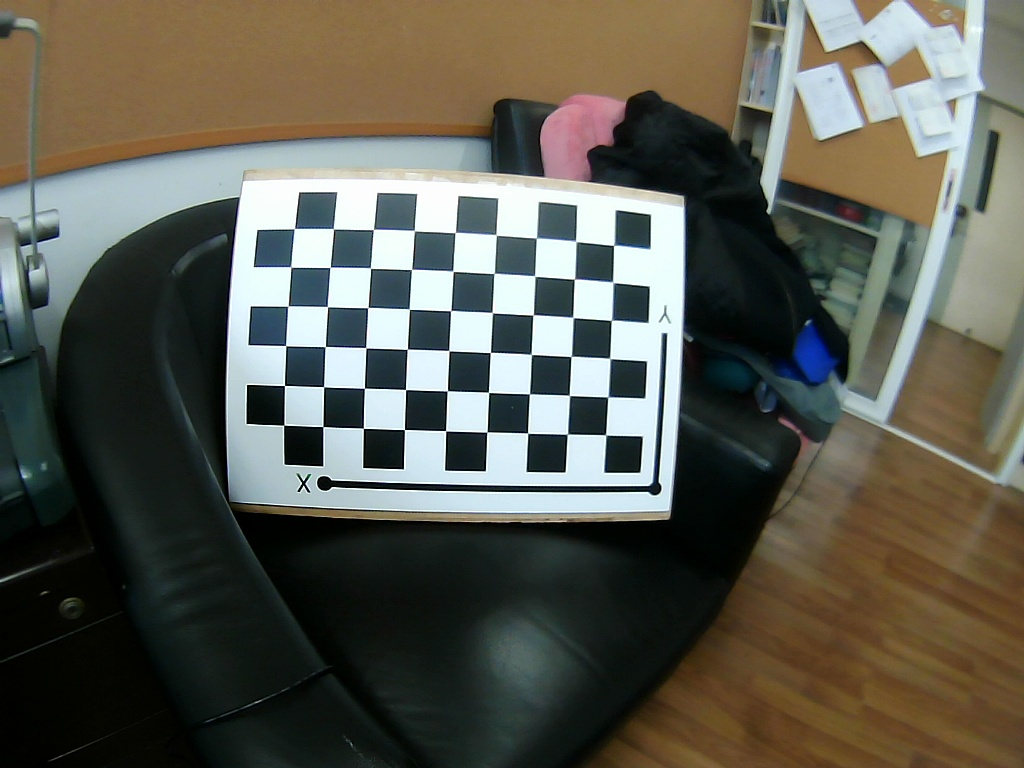
//> input picture chapter-10-imaging model and intrinsics calibration/04-fisheyeCameraCalib/cameracalib/imgs/1.jpg, 1024 x 768 px; its folder holds only this picture in this run
$ ./main   (built with g++ and OpenCV 4)
//> lines starting //> are read from the running program, lines starting //| are printed output that depends on the picture; after the words box and inside, x2 and y2 are one past the last pixel; in counts of white or black regions, pixels touching at a corner belong together

#include <opencv2/opencv.hpp>
#include <opencv2/core/core.hpp>
#include <opencv2/highgui/highgui.hpp>
#include <opencv2/imgproc/imgproc.hpp>
#include <opencv2/core/core.hpp>
#include <opencv2/highgui/highgui.hpp>
#include <opencv2/features2d/features2d.hpp>
#include <opencv2/calib3d/calib3d.hpp>
#include <opencv2/imgproc/imgproc.hpp>
#include <opencv2/core/version.hpp>
#include <fstream>
using namespace std;
using namespace cv;

int main(int argc , char* argv[])
{
    cout << "Begin to calibrate intrinsic!" << endl;

    //Whether show images with corners.
    bool bShowMode = false;

    cv::Size iPatternSize(9 , 6);

    string aFrontDirectoryName = "C:\\lin\\CV-Intro\\code\\chapter-10-imaging model and intrinsics calibration\\cameracalib\\cameracalib\\imgs\\";
    // string aLeftDirectoryName = argv[2];
    // string aBackDirectoryName = argv[3];
    // string aRightDirectoryName = argv[4];
    //Mapping table
    FileStorage fMappingTable("map4undistortLin.xml" , FileStorage::WRITE);
    //All directory names.
    vector<string> gDirectoryNames = {
                                        aFrontDirectoryName
                                        };

    //For all directories.
    for (int k=0;k<gDirectoryNames.size();k++){
        //The intrinsic matrix K
        cv::Mat mIntrinsicMatrix;
        //Distort coefficient.
        cv::Mat mDistortion;
        //In fact these useless.
        std::vector<cv::Vec3d> gRotationVectors;
        std::vector<cv::Vec3d> gTranslationVectors;
        //Load images in this directory.
        string aDirectoryName = gDirectoryNames[k];
        vector<cv::String> gFileNames;
        //Load all files
        cv::glob(aDirectoryName, gFileNames);
        cout << "Load images" << endl;
        for (auto aFileName : gFileNames){
            cout << aFileName << endl;
        }
        cout << gFileNames.size() << " images have been loaded" << endl;
        //Get the number of images.
        int nImageCount = gFileNames.size();
        //Pattern in 1 image.
        vector<Point2f> gCorners;
        //Pattern in all images.
        vector<vector<Point2f>>  gAllCorners;
        //All images in this directory.
        vector<Mat>  gImages;

        int nCornersCount = 0;
        //For all frames.
        for( int i = 0;  i < nImageCount ; i++)
        {
            cout<<"Frame #"<<i+1<<"..."<<endl;
            //Get the filiename of the image.
            string aImageFileName = gFileNames[i];
            //Load the image.
            cv::Mat iImage = imread(aImageFileName);
//> iImage is the input picture: 768 rows x 1024 cols, CV_8UC3; mean B, G, R 81.7, 91.6, 91.8
            cout << "Filename " << aImageFileName << endl;
            //Convert BGR to gray image.
            Mat iImageGray;
            cvtColor(iImage, iImageGray , cv::COLOR_BGR2GRAY);
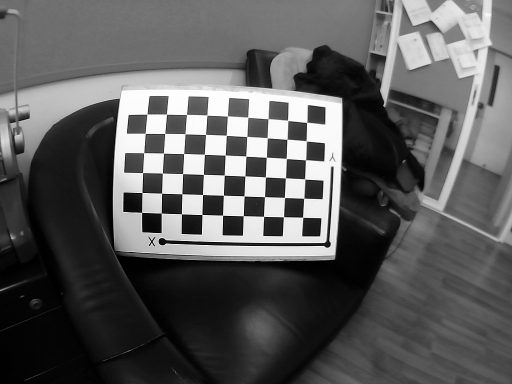
//> iImageGray: 768 rows x 1024 cols, CV_8UC1 (shown at 1/2 size); min 0, max 255, mean 90.6
            bool bPatternFound = findChessboardCorners(iImage, iPatternSize, gCorners,CALIB_CB_ADAPTIVE_THRESH + CALIB_CB_NORMALIZE_IMAGE+
                CALIB_CB_FAST_CHECK );
//> gCorners = 54 Points (x, y), first 12: [605.4, 434.6], [567.3, 434.2], [527.7, 433.1], [486.8, 432.1], [445.5, 430.7], [404.4, 429.6], [363.4, 428.4], [322.9, 426.6], [283.8, 425.1], [607.6, 397.2], [569.4, 395.5], [529.5, 393.9]; bPatternFound = true
            if (!bPatternFound)
            {
                cout<<"Can not find chessboard corners!\n";
                continue;
            }
            else
            {
                //Sub pixel to get accurate position of corners.
                cornerSubPix(iImageGray, gCorners, Size(11, 11), Size(-1, -1), TermCriteria(cv::TermCriteria::EPS+ cv::TermCriteria::MAX_ITER, 30, 0.1));
//> gCorners = 54 Points (x, y), first 12: [605.7, 434.9], [567.4, 434.2], [527.6, 433.1], [486.8, 432], [445.6, 430.7], [404.4, 429.5], [363.4, 428.2], [322.9, 426.5], [283.7, 425.2], [607.9, 396.8], [569.4, 395.4], [529.4, 393.8]
                //Copy the image.
                Mat iImageTemp = iImage.clone();
                for (int j = 0; j < gCorners.size(); j++)
                {
                    //Draw the corners
                    circle( iImageTemp, gCorners[j], 10, Scalar(0,0,255), 2, 8, 0);
                }
//> this loop made 54 passes
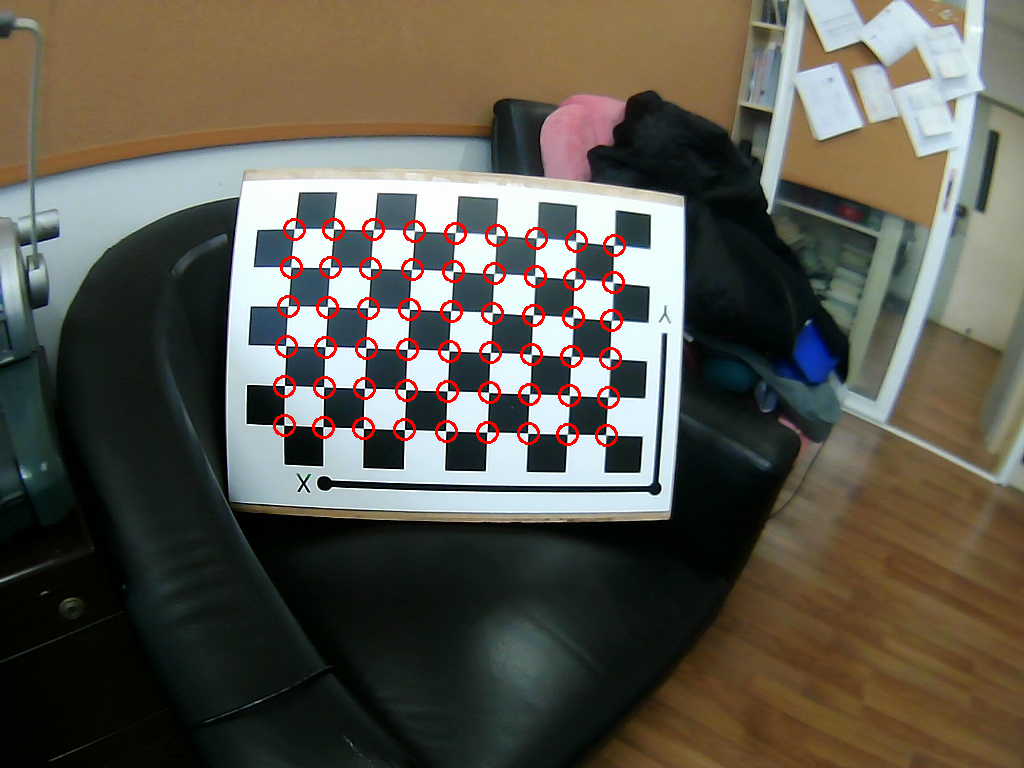
//> iImageTemp: 768 rows x 1024 cols, CV_8UC3; 1.33% of pixels changed, all inside (x1, y1, x2, y2) = (273, 218, 626, 447)
                if (bShowMode){
                    cv::imshow("corners", iImageTemp);
                    cv::waitKey(1000);
                }
                //Save the image.
                // imwrite(aImageFileName,iImageTemp);
                cout<<"Frame corner#"<<i+1<<"...end"<<endl;
                //Count the corners.
                nCornersCount = nCornersCount + gCorners.size();
//> nCornersCount = 54
                gAllCorners.push_back(gCorners);
//> gAllCorners = 1 point lists
            }
            gImages.push_back(iImage);
        }
//> after the loop, nCornersCount = 54
        bool bDeleteFlag = true;
        //Check if new images need to be deleted.
        while (bDeleteFlag){
            //Get the number of images.
            nImageCount = gImages.size();

            cout << "Now Image size " << nImageCount << endl;
            //Generate 3d points.
            Size iSquareSize = Size(64.9,64.9);
            vector<vector<Point3f>>  gObjectPoints;


            gObjectPoints.clear();
            //Number of points. Use to calculate the mean reprojection error.
            vector<int>  gPointsCount;
            //Generate 3d points.
            for (int t = 0; t<nImageCount; t++)
            {
                vector<Point3f> gTempPointSet;
                for (int i = 0; i<iPatternSize.height; i++)
                {
                    for (int j = 0; j<iPatternSize.width; j++)
                    {
                        /* ¼ÙÉè¶¨±ê°å·ÅÔÚÊÀ½ç×ø±êÏµÖÐz=0µÄÆ½ÃæÉÏ */
                        Point3f iTempPoint;
                        iTempPoint.x = i*iSquareSize.width;
                        iTempPoint.y = j*iSquareSize.height;
                        iTempPoint.z = 0;
                        gTempPointSet.push_back(iTempPoint);
                    }
                }
                gObjectPoints.push_back(gTempPointSet);
            }
            for (int i = 0; i< nImageCount; i++)
            {
                gPointsCount.push_back(iPatternSize.width*iPatternSize.height);
            }

            Size iImageSize = gImages[0].size();

            int flags = 0;
            flags |= cv::fisheye::CALIB_RECOMPUTE_EXTRINSIC;
            flags |= cv::fisheye::CALIB_CHECK_COND;
            flags |= cv::fisheye::CALIB_FIX_SKEW;
            cout<<"Begin to calibrate\n";
            fisheye::calibrate(gObjectPoints, gAllCorners, iImageSize, mIntrinsicMatrix, mDistortion, gRotationVectors, gTranslationVectors, flags, cv::TermCriteria(TermCriteria::COUNT + TermCriteria::EPS, 500, 1e-10));
            cout<<"Calibrate successfully!\n";

            //Calculate reprojection error.

            cout<<"Calculate reprojection error­"<<endl;
            double nTotalError = 0.0;                   /* ËùÓÐÍ¼ÏñµÄÆ½¾ùÎó²îµÄ×ÜºÍ */
            vector<Point2f>  gImagePoints;             /****   ±£´æÖØÐÂ¼ÆËãµÃµ½µÄÍ¶Ó°µã    ****/

            vector<double> gErrorVec;
            gErrorVec.reserve(nImageCount);
            for (int i=0;  i<nImageCount;  i++)
            {
                vector<Point3f> gTempPointSet = gObjectPoints[i];
                //Reprojection.
                fisheye::projectPoints(gTempPointSet, gImagePoints, gRotationVectors[i], gTranslationVectors[i], mIntrinsicMatrix, mDistortion);

                vector<Point2f> gTempImagePoint = gAllCorners[i];
                Mat mTempImagePointMat = Mat(1,gTempImagePoint.size(),CV_32FC2);
                Mat mImagePoints2Mat = Mat(1,gImagePoints.size(), CV_32FC2);
                for (size_t i = 0 ; i != gTempImagePoint.size(); i++)
                {
                    mImagePoints2Mat.at<Vec2f>(0,i) = Vec2f(gImagePoints[i].x, gImagePoints[i].y);
                    mTempImagePointMat.at<Vec2f>(0,i) = Vec2f(gTempImagePoint[i].x, gTempImagePoint[i].y);
                }
                double nError = norm(mImagePoints2Mat, mTempImagePointMat, NORM_L2);
                nTotalError += nError/=  gPointsCount[i];
                gErrorVec.push_back(nError);
                cout<<"No."<<i+1<<" reprojection error is "<<nError<<endl;
            }
            cout<<"Mean error is "<<nTotalError/nImageCount<<endl;
            double nMeanError = nTotalError/nImageCount;
            //Standard deviation
            double nStandardDeviation = 0.0;
            for (auto item : gErrorVec){
                nStandardDeviation += ((item - nMeanError) * (item - nMeanError));
            }
            nStandardDeviation /= gErrorVec.size();
            nStandardDeviation = sqrt(nStandardDeviation);

            bDeleteFlag = false;
            int nLastSize = gErrorVec.size();
            for (int i=0;i<nImageCount;i++){
                if (gErrorVec[i] > nMeanError + 2 * nStandardDeviation){
                    cout << "Delete image " << "Error is " << gErrorVec[i] << " , Mean error is " << nMeanError << endl;
                    gErrorVec.erase(gErrorVec.begin() + i);
                    gImages.erase(gImages.begin() + i);
                    gAllCorners.erase(gAllCorners.begin() + i);
                    i--;
                    nImageCount = gErrorVec.size();
                    bDeleteFlag = true;
                }
            }
            //Check how many images were deleted.
            cout << "Delete " << nLastSize-gErrorVec.size() << " images" << endl;
            cout << gImages.size() << " images left" << endl;
        }
//> this loop made 1 pass
//> (nImageCount, iImageSize, mIntrinsicMatrix, mDistortion, gRotationVectors, gTranslationVectors, nTotalError, nMeanError) on pass 1: (1, Size(1024, 768), [[555.2, 0, 517], [0, 535.8, 404.4], [0, 0, 1]], [-0.0104, 0.579, -3.6, 6.71], 1 item: [-2.16, 2.07, -0.0793], 1 item: [143.2, 51.2, 888.3], 0.0159, 0.0159)
//> (printed output is left out)
//> after the loop, nImageCount = 1; bDeleteFlag = false

        //Generate rectify map.

        Size iImageSize = gImages[0].size();
        iImageSize.height = iImageSize.height * 3.0;
//> iImageSize = Size(1024, 2304)
        iImageSize.width = iImageSize.width * 3.0;
//> iImageSize = Size(3072, 2304)
        Mat mapx = Mat(iImageSize,CV_32FC1);
//> mapx: 2304 rows x 3072 cols, CV_32FC1; every value is 0
        Mat mapy = Mat(iImageSize,CV_32FC1);
        Mat R = Mat::eye(3,3,CV_32F);


        cout<<"TestImage ..."<<endl;
        //Mat newCameraMatrix = Mat(3,3,CV_32FC1,Scalar::all(0));
        Mat iTestImage = gImages[0];
        fisheye::initUndistortRectifyMap(mIntrinsicMatrix,mDistortion,R,mIntrinsicMatrix,iImageSize,CV_32FC1,mapx,mapy);
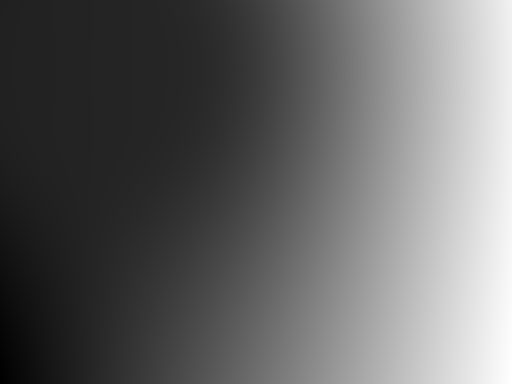
//> mapx: 2304 rows x 3072 cols, CV_32FC1 (shown at 1/6 size); min -7050.8, max 46822.7, mean 14452.4; drawn with min black and max white
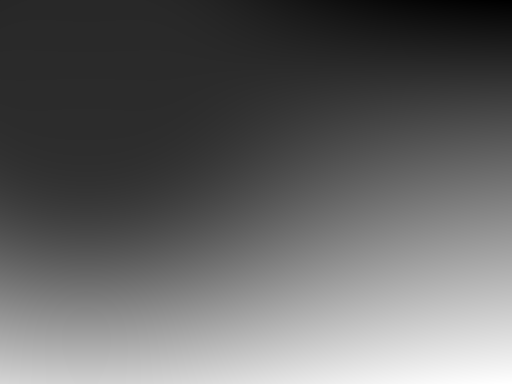
//> mapy: 2304 rows x 3072 cols, CV_32FC1 (shown at 1/6 size); min -6492.3, max 34827.7, mean 9692.7; drawn with min black and max white
        // MyinitUndistortRectifyMap(mIntrinsicMatrix, mDistortion, R, mIntrinsicMatrix, iImageSize, CV_32FC1, mapx, mapy, 4);
        Mat t = iTestImage.clone();
        // cv::remap(testImage,t,mapx, mapy, INTER_LINEAR);

        cv::fisheye::undistortImage(iTestImage, t, mIntrinsicMatrix, mDistortion, mIntrinsicMatrix);
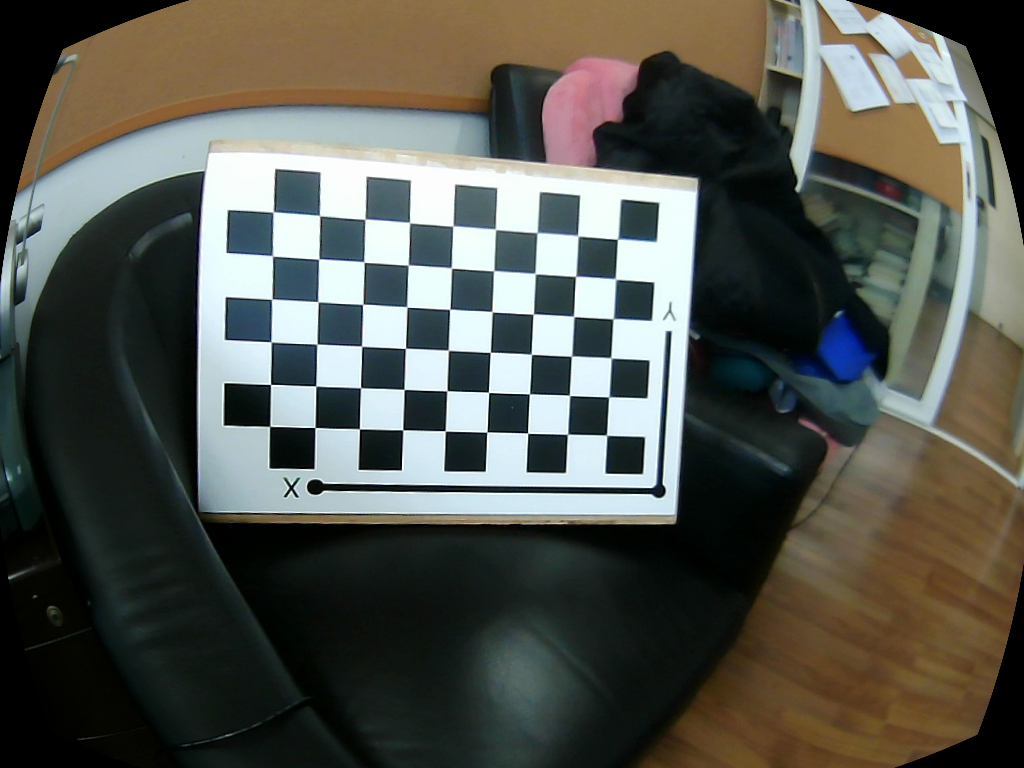
//> t: 768 rows x 1024 cols, CV_8UC3; mean B, G, R 79.3, 86.2, 84.3
        cv::imshow("original", iTestImage);
        cv::waitKey(0);
        cv::imshow("undistortImage",t);
        cv::waitKey(0);

        cout << "Writing mapping tables " << endl;
        switch (k){
            case 0: {
                fMappingTable << "f_intrinsic" << mIntrinsicMatrix;
                fMappingTable << "f_distortion" << mDistortion;

                break;
            }
            case 1: {
                fMappingTable << "l_intrinsic" << mIntrinsicMatrix;
                fMappingTable << "l_distortion" << mDistortion;

                break;
            }
            case 2: {
                fMappingTable << "b_intrinsic" << mIntrinsicMatrix;
                fMappingTable << "b_distortion" << mDistortion;

                break;
            }
            case 3: {
                fMappingTable << "r_intrinsic" << mIntrinsicMatrix;
                fMappingTable << "r_distortion" << mDistortion;

                break;
            }
        }
    }


	//Mat b_mapx, b_mapy, f_mapx, f_mapy, l_mapx, l_mapy, r_mapx, r_mapy;
	fMappingTable.release();
    cv::destroyAllWindows();

    return 0;
}
